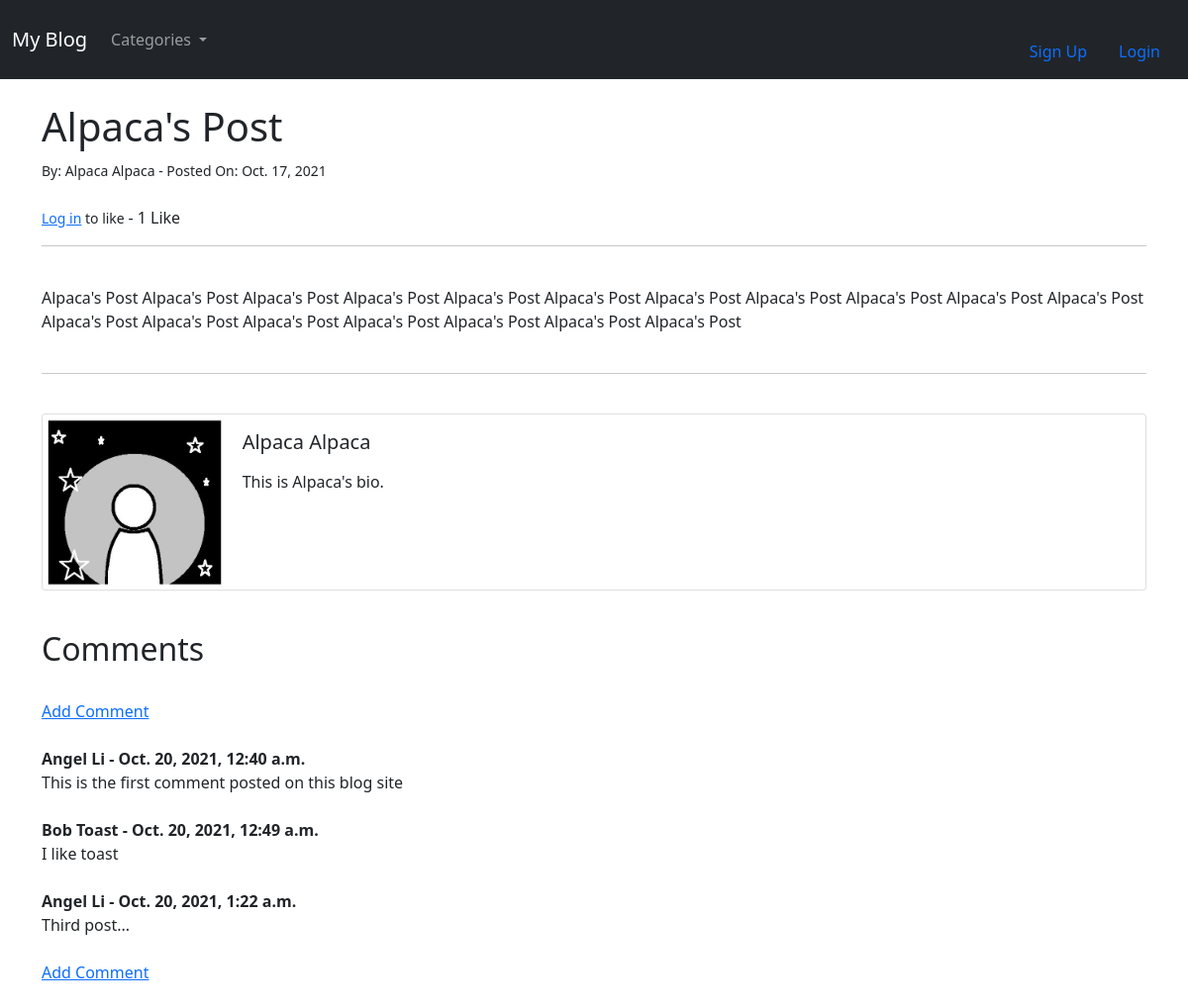
The app's page /article/9 with its own data.
### myblog/models.py (models this page shows, shortened)
class Post(models.Model):
    title = models.CharField(max_length=255)
    header_image = models.ImageField(null=True, blank=True, upload_to="images/")
    title_tag = models.CharField(max_length=255)
    author = models.ForeignKey(User, on_delete=models.CASCADE)
    body = RichTextField(blank=True, null=True)
    post_date = models.DateField(auto_now_add=True)
    category = models.CharField(max_length=255, default='coding')
    snippet = models.CharField(max_length=255)
    likes = models.ManyToManyField(User, related_name='blog_posts')
    def total_likes(self):
        return self.likes.count()

class Profile(models.Model):
    user = models.OneToOneField(User, null=True, on_delete=models.CASCADE)
    bio = models.TextField()
    profile_pic = models.ImageField(null=True, blank=True,
                                    upload_to="images/profile")
    website_url = models.CharField(max_length=255, null=True, blank=True)
    facebook_url = models.CharField(max_length=255, null=True, blank=True)
    twitter_url = models.CharField(max_length=255, null=True, blank=True)
    instagram_url = models.CharField(max_length=255, null=True, blank=True)
    youtube_url = models.CharField(max_length=255, null=True, blank=True)

class Comment(models.Model):
    post = models.ForeignKey(Post, related_name="comments", on_delete=models.CASCADE)
    name = models.CharField(max_length=255)
    body = models.TextField()
    date_added = models.DateTimeField(auto_now_add=True)

### myblog/views.py (the view)
# urls.py: path('article/<int:pk>', ArticleDetailView.as_view(), name="article-detail"),
class ArticleDetailView(DetailView):
    model = Post
    template_name = 'article_details.html'
    def get_context_data(self, *args, **kwargs):
        cat_menu = Category.objects.all()
        context = super(ArticleDetailView, self).get_context_data(*args, **kwargs)
        context["cat_menu"] = cat_menu
        stuff = get_object_or_404(Post, id=self.kwargs['pk'])
        total_likes = stuff.total_likes()
        context["total_likes"] = total_likes
        liked = False
        if stuff.likes.filter(id=self.request.user.id).exists():
            liked = True
        context["liked"] = liked
        return context

### myblog/models.py (called while the page is built)
    def __str__(self):
        return self.name

### myblog/templates/article_details.html (shortened to what this page needs)
{% extends 'base.html' %}
{% load static %}
{% block content %}
<h1>{{ post.title }}</h1>
<small>
  By: {{ post.author.first_name }} {{ post.author.last_name }} -
  Posted On: {{ post.post_date }}
</small>
<br/><br/>
<form action="{% url 'like_post' post.pk %}" method="POST">
  {% if user.is_authenticated %}
    {% if liked %}
      <button type="submit", name="post_id", value="{{ post.id }}", class="btn btn-secondary btn-sm">
        Unlike
      </button>
    {% else %}
      <button type="submit", name="post_id", value="{{ post.id }}", class="btn btn-primary btn-sm">
        Like
      </button>
    {% endif %}
  {% else %}
    <small>
        <a href="{% url 'login' %}">Log in</a> to like
    </small>
  {% endif %}
    {% if total_likes == 1 %}
       - {{ total_likes }} Like
    {% else %}
    - {{ total_likes }} Likes
    {% endif %}
</form>
<hr><br/>
{{ post.body|safe }}
<br/><br/>
<hr><br/>
<div class="card mb-3">
  <div class="row g-0">
    <div class="col-md-2">
      {% if post.author.profile.profile_pic %}
        <img src="{{ post.author.profile.profile_pic.url }}" class="card-img">
      {% else %}
        <img src="{% static 'myblog/images/default_profile_pic2.jpg' %}" class="card-img" title="Default Profile Picture">
      {% endif %}
    </div>
    <div class="col-md-10">
      <div class="card-body">
        <h5 class="card-title">
          {{ post.author.first_name }}
          {{ post.author.last_name }}
        </h5>
        <p class="card-text">
          {{ post.author.profile.bio }}
        </p>
      </div>
    </div>
  </div>
</div>
<br/>
<h2>
  Comments
</h2>
<br/>
{% if not post.comments.all %}
  <a href="{% url 'add_comment' post.pk %}">
    Add Comment
  </a>
{% else %}
  <a href="{% url 'add_comment' post.pk %}">
    Add Comment
  </a>
  <br/><br/>
  {% for comment in post.comments.all %}
    <strong>
      {{ comment.name }} - {{ comment.date_added }}
    </strong>
    <br/>
    {{ comment.body }}
    <br/><br/>
  {% endfor%}
  <a href="{% url 'add_comment' post.pk %}">
    Add Comment
  </a>
{% endif %}
<br/><br/>
{% endblock %}

### records on screen
Post: title "Alpaca's Post", author.first_name "Alpaca", author.last_name "Alpaca", post_date "Oct. 17, 2021", body "Alpaca's Post Alpaca's Post Alpaca's Post Alpaca's Post Alpaca's Post Alpaca's Post Alpaca's Post Alpaca's Post Alpaca's Post Alpaca's Post Alpaca's Post Alpaca's Post Alpaca's Post Alpaca's Post Alpaca's Post Alpaca's Post Alpaca's Post Alpaca's Post", author.profile.bio "This is Alpaca's bio."
Comment: name "Angel Li", date_added "Oct. 20, 2021, 12:40 a.m.", body "This is the first comment posted on this blog site"
Comment: name "Bob Toast", date_added "Oct. 20, 2021, 12:49 a.m.", body "I like toast"
Comment: name "Angel Li", date_added "Oct. 20, 2021, 1:22 a.m.", body "Third post..."

### other values on screen
{{ total_likes }} "1"
